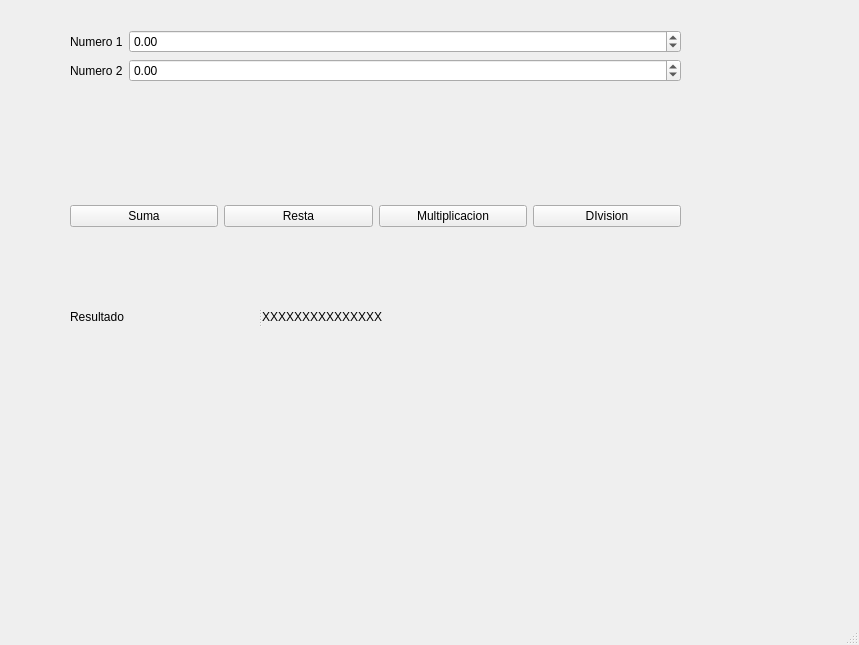
<?xml version="1.0" encoding="UTF-8"?>
<ui version="4.0">
 <class>MainWindow</class>
 <widget class="QMainWindow" name="MainWindow">
  <property name="geometry">
   <rect>
    <x>0</x>
    <y>0</y>
    <width>859</width>
    <height>645</height>
   </rect>
  </property>
  <property name="windowTitle">
   <string>Calculadora Barata</string>
  </property>
  <widget class="QWidget" name="centralwidget">
   <widget class="QWidget" name="">
    <property name="geometry">
     <rect>
      <x>70</x>
      <y>30</y>
      <width>611</width>
      <height>371</height>
     </rect>
    </property>
    <layout class="QVBoxLayout" name="verticalLayout">
     <item>
      <layout class="QFormLayout" name="formLayout">
       <item row="0" column="0">
        <widget class="QLabel" name="label">
         <property name="text">
          <string>Numero 1</string>
         </property>
        </widget>
       </item>
       <item row="0" column="1">
        <widget class="QDoubleSpinBox" name="n1">
         <property name="minimum">
          <double>-100000000000000000.000000000000000</double>
         </property>
         <property name="maximum">
          <double>100000000000000000.000000000000000</double>
         </property>
        </widget>
       </item>
       <item row="1" column="0">
        <widget class="QLabel" name="label_2">
         <property name="text">
          <string>Numero 2</string>
         </property>
        </widget>
       </item>
       <item row="1" column="1">
        <widget class="QDoubleSpinBox" name="n2">
         <property name="minimum">
          <double>-9999999999999999464902769475481793196872414789632.000000000000000</double>
         </property>
         <property name="maximum">
          <double>9999999999999999438119489974413630815797154428513196965888.000000000000000</double>
         </property>
        </widget>
       </item>
      </layout>
     </item>
     <item>
      <layout class="QHBoxLayout" name="horizontalLayout">
       <item>
        <widget class="QPushButton" name="sumar">
         <property name="text">
          <string>Suma</string>
         </property>
        </widget>
       </item>
       <item>
        <widget class="QPushButton" name="restar">
         <property name="text">
          <string>Resta</string>
         </property>
        </widget>
       </item>
       <item>
        <widget class="QPushButton" name="multiplicar">
         <property name="text">
          <string>Multiplicacion</string>
         </property>
        </widget>
       </item>
       <item>
        <widget class="QPushButton" name="dividir">
         <property name="text">
          <string>DIvision</string>
         </property>
        </widget>
       </item>
      </layout>
     </item>
     <item>
      <widget class="QSplitter" name="splitter">
       <property name="orientation">
        <enum>Qt::Horizontal</enum>
       </property>
       <widget class="QLabel" name="label_3">
        <property name="text">
         <string>Resultado</string>
        </property>
       </widget>
       <widget class="QLabel" name="resultado">
        <property name="text">
         <string>XXXXXXXXXXXXXXX</string>
        </property>
       </widget>
      </widget>
     </item>
    </layout>
   </widget>
  </widget>
  <widget class="QStatusBar" name="statusbar"/>
 </widget>
 <resources/>
 <connections/>
</ui>
